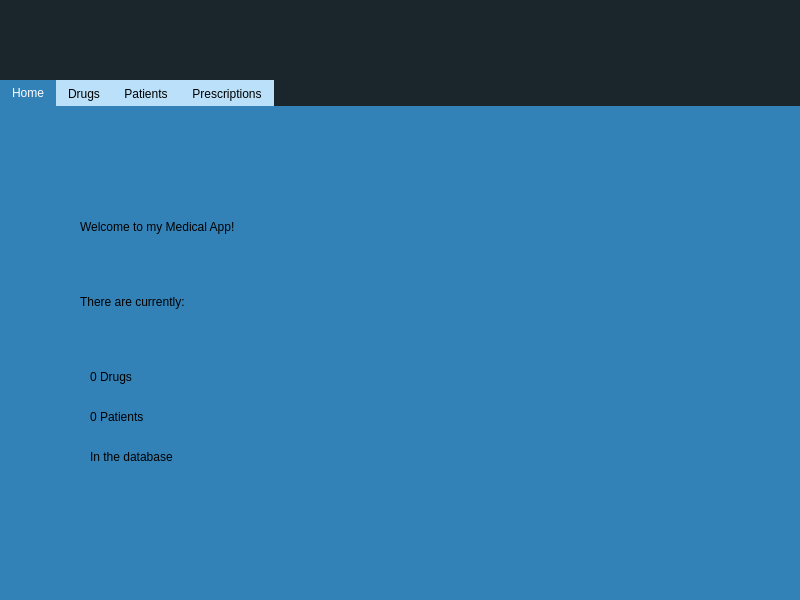
<?xml version="1.0" encoding="UTF-8"?>
<ui version="4.0">
 <class>MainWindow</class>
 <widget class="QMainWindow" name="MainWindow">
  <property name="geometry">
   <rect>
    <x>0</x>
    <y>0</y>
    <width>800</width>
    <height>600</height>
   </rect>
  </property>
  <property name="windowTitle">
   <string>MainWindow</string>
  </property>
  <widget class="QWidget" name="centralwidget">
   <property name="styleSheet">
    <string notr="true">background-color: #1B262C</string>
   </property>
   <widget class="QTabWidget" name="tabWidget">
    <property name="geometry">
     <rect>
      <x>0</x>
      <y>80</y>
      <width>801</width>
      <height>521</height>
     </rect>
    </property>
    <property name="styleSheet">
     <string notr="true">QTabWidget {
	font: 25 16pt &quot;Calibri Light&quot; bold;
}

QTabBar::tab::selected {
	background-color: #3282B8;
	color: white;
}

QTabBar::tab {
	background-color: #BBE1FA
}

QTabWidget::pane {
	border: none;
}</string>
    </property>
    <property name="tabPosition">
     <enum>QTabWidget::North</enum>
    </property>
    <property name="currentIndex">
     <number>0</number>
    </property>
    <property name="iconSize">
     <size>
      <width>40</width>
      <height>40</height>
     </size>
    </property>
    <widget class="QWidget" name="homeTab">
     <property name="layoutDirection">
      <enum>Qt::LeftToRight</enum>
     </property>
     <property name="styleSheet">
      <string notr="true">background-color: #3282B8</string>
     </property>
     <attribute name="title">
      <string>Home</string>
     </attribute>
     <widget class="QLabel" name="label_2">
      <property name="geometry">
       <rect>
        <x>80</x>
        <y>60</y>
        <width>431</width>
        <height>121</height>
       </rect>
      </property>
      <property name="styleSheet">
       <string notr="true">font: 25 26pt &quot;Calibri Light&quot;;</string>
      </property>
      <property name="text">
       <string>Welcome to my Medical App!</string>
      </property>
     </widget>
     <widget class="QLabel" name="label_3">
      <property name="geometry">
       <rect>
        <x>80</x>
        <y>170</y>
        <width>201</width>
        <height>51</height>
       </rect>
      </property>
      <property name="styleSheet">
       <string notr="true">font: 25 18pt &quot;Calibri Light&quot;;</string>
      </property>
      <property name="text">
       <string>There are currently:</string>
      </property>
     </widget>
     <widget class="QLabel" name="label_4">
      <property name="geometry">
       <rect>
        <x>90</x>
        <y>250</y>
        <width>131</width>
        <height>41</height>
       </rect>
      </property>
      <property name="styleSheet">
       <string notr="true">font: 25 18pt &quot;Calibri Light&quot;;</string>
      </property>
      <property name="text">
       <string>0 Drugs</string>
      </property>
     </widget>
     <widget class="QLabel" name="label_5">
      <property name="geometry">
       <rect>
        <x>90</x>
        <y>290</y>
        <width>131</width>
        <height>41</height>
       </rect>
      </property>
      <property name="styleSheet">
       <string notr="true">font: 25 18pt &quot;Calibri Light&quot;;</string>
      </property>
      <property name="text">
       <string>0 Patients</string>
      </property>
     </widget>
     <widget class="QLabel" name="label_6">
      <property name="geometry">
       <rect>
        <x>90</x>
        <y>330</y>
        <width>161</width>
        <height>41</height>
       </rect>
      </property>
      <property name="styleSheet">
       <string notr="true">font: 25 18pt &quot;Calibri Light&quot;;</string>
      </property>
      <property name="text">
       <string>In the database</string>
      </property>
     </widget>
    </widget>
    <widget class="QWidget" name="drugsTab">
     <property name="styleSheet">
      <string notr="true">QWidget {
	background-color: #3282B8
}
QPushButton {
	background-color: #BBE1FA
}</string>
     </property>
     <attribute name="title">
      <string>Drugs</string>
     </attribute>
     <widget class="QTableView" name="tableView">
      <property name="geometry">
       <rect>
        <x>20</x>
        <y>90</y>
        <width>761</width>
        <height>381</height>
       </rect>
      </property>
      <property name="styleSheet">
       <string notr="true">background-color: white;</string>
      </property>
     </widget>
     <widget class="QPushButton" name="addDrugButton">
      <property name="geometry">
       <rect>
        <x>20</x>
        <y>20</y>
        <width>111</width>
        <height>31</height>
       </rect>
      </property>
      <property name="text">
       <string>Add Drug</string>
      </property>
     </widget>
     <widget class="QLineEdit" name="drugSearchBar">
      <property name="geometry">
       <rect>
        <x>190</x>
        <y>20</y>
        <width>211</width>
        <height>31</height>
       </rect>
      </property>
      <property name="styleSheet">
       <string notr="true">QLineEdit {
	background-color: white;
	border: 1px solid black;
	border-radius: 5px;
}</string>
      </property>
     </widget>
     <widget class="QPushButton" name="drugSearchButton">
      <property name="geometry">
       <rect>
        <x>410</x>
        <y>20</y>
        <width>111</width>
        <height>31</height>
       </rect>
      </property>
      <property name="text">
       <string>Search</string>
      </property>
     </widget>
    </widget>
    <widget class="QWidget" name="patientsTab">
     <property name="styleSheet">
      <string notr="true">QWidget {
	background-color: #3282B8
}
QPushButton {
	background-color: #BBE1FA
}</string>
     </property>
     <attribute name="title">
      <string>Patients</string>
     </attribute>
     <widget class="QTableView" name="tableView_2">
      <property name="geometry">
       <rect>
        <x>20</x>
        <y>90</y>
        <width>761</width>
        <height>381</height>
       </rect>
      </property>
      <property name="styleSheet">
       <string notr="true">background-color: white;</string>
      </property>
     </widget>
     <widget class="QPushButton" name="addPatientButton">
      <property name="geometry">
       <rect>
        <x>20</x>
        <y>20</y>
        <width>121</width>
        <height>31</height>
       </rect>
      </property>
      <property name="text">
       <string>Add Patient</string>
      </property>
     </widget>
     <widget class="QLineEdit" name="patientSearchBar">
      <property name="geometry">
       <rect>
        <x>190</x>
        <y>20</y>
        <width>211</width>
        <height>31</height>
       </rect>
      </property>
      <property name="styleSheet">
       <string notr="true">QLineEdit {
	background-color: white;
	border: 1px solid black;
	border-radius: 5px;
}</string>
      </property>
     </widget>
     <widget class="QPushButton" name="patientSearchButton">
      <property name="geometry">
       <rect>
        <x>410</x>
        <y>20</y>
        <width>111</width>
        <height>31</height>
       </rect>
      </property>
      <property name="text">
       <string>Search</string>
      </property>
     </widget>
    </widget>
    <widget class="QWidget" name="prescriptionsTab">
     <property name="styleSheet">
      <string notr="true">QWidget {
	background-color: #3282B8
}
QPushButton {
	background-color: #BBE1FA
}</string>
     </property>
     <attribute name="title">
      <string>Prescriptions</string>
     </attribute>
     <widget class="QTableView" name="tableView_3">
      <property name="geometry">
       <rect>
        <x>20</x>
        <y>90</y>
        <width>761</width>
        <height>381</height>
       </rect>
      </property>
      <property name="styleSheet">
       <string notr="true">background-color: white;</string>
      </property>
     </widget>
    </widget>
   </widget>
   <widget class="QLabel" name="label">
    <property name="geometry">
     <rect>
      <x>0</x>
      <y>0</y>
      <width>801</width>
      <height>111</height>
     </rect>
    </property>
    <property name="text">
     <string/>
    </property>
    <property name="pixmap">
     <pixmap>images/ecg_banner.jpg</pixmap>
    </property>
    <property name="scaledContents">
     <bool>true</bool>
    </property>
   </widget>
   <zorder>label</zorder>
   <zorder>tabWidget</zorder>
  </widget>
 </widget>
 <resources/>
 <connections/>
</ui>
